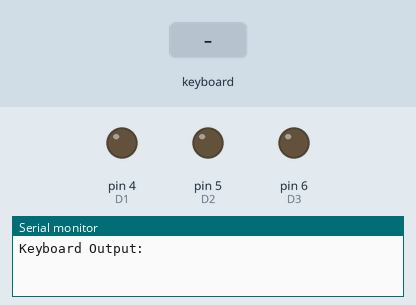
Simulated run of this sketch. Board: Arduino Mega 2560, built with avr-gcc and run on an emulated ATmega2560. On the bench: output pins drawn as LEDs (lit = HIGH), the last lines printed to the serial monitor. The test bench sets the inputs (shaded band). Pins used as bus, display or sensor lines are not drawn.

Above: at 2.2 s.
2.3 s: PS/2 keyboard text "1" received
At 3.3 s:
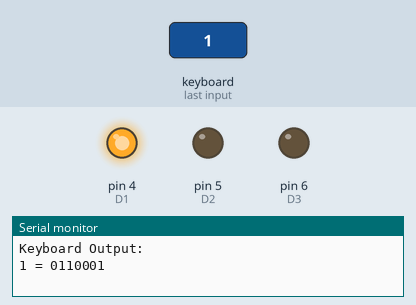
3.8 s: PS/2 keyboard text "2" received
At 4.5 s:
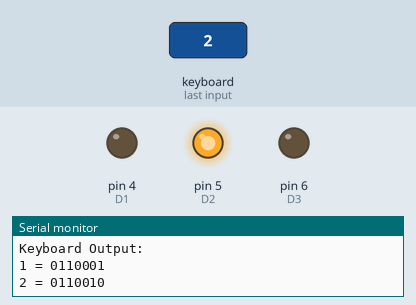
5.3 s: PS/2 keyboard text "0" received
At 5.6 s:
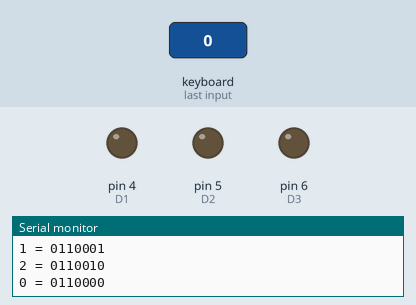
Timing chart, 0 to 8.3 s (numbered marks = the images above; inputs shaded):
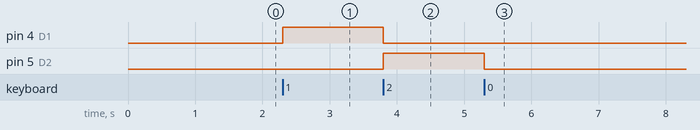

The sketch:

ps2-kb.ino
```cpp
/*MFA PS/2 Keyboard interface
  (c) 2018 Peter Sieg - released under GNU GPL V2

  PS2Keyboard requries both pins specified for begin()

  keyboard.begin(data_pin, irq_pin);

  Valid irq pins:
     Arduino:      2, 3
     Arduino Mega: 2, 3, 18, 19, 20, 21
     Teensy 1.0:   0, 1, 2, 3, 4, 6, 7, 16
     Teensy 2.0:   5, 6, 7, 8
     Teensy++ 1.0: 0, 1, 2, 3, 18, 19, 36, 37
     Teensy++ 2.0: 0, 1, 2, 3, 18, 19, 36, 37
     Sanguino:     2, 10, 11

  for more information you can read the original wiki in arduino.cc
  at http://www.arduino.cc/playground/Main/PS2Keyboard
  or http://www.pjrc.com/teensy/td_libs_PS2Keyboard.html

Attention: Do NOT use the +5V supply from MFA at ASCII plug!
           This seems to not work and might kill your arduino!

*/

#include <PS2Keyboard.h>

const int DataPin = 11;
const int IRQpin =  3;
#define STROBE 2
#define D1 4
#define D2 5
#define D3 6
#define D4 7
#define D5 8
#define D6 9
#define D7 10

PS2Keyboard keyboard;

void setup() {

  // set output pins
  pinMode(D1, OUTPUT);
  digitalWrite(D1, LOW);
  pinMode(D2, OUTPUT);
  digitalWrite(D2, LOW);
  pinMode(D3, OUTPUT);
  digitalWrite(D3, LOW);
  pinMode(D4, OUTPUT);
  digitalWrite(D4, LOW);
  pinMode(D5, OUTPUT);
  digitalWrite(D5, LOW);
  pinMode(D6, OUTPUT);
  digitalWrite(D6, LOW);
  pinMode(D7, OUTPUT);
  digitalWrite(D7, LOW);
  pinMode(STROBE, OUTPUT);
  digitalWrite(STROBE, LOW);

  keyboard.begin(DataPin, IRQpin);
  delay(1000);

  Serial.begin(9600);
  Serial.println("Keyboard Output:");
}

void loop() {
  if (keyboard.available()) {

    // read the next key
    char c = keyboard.read();

    // check for some of the special keys
    /*if (c == PS2_ENTER) {
      Serial.println();
    } else if (c == PS2_TAB) {
      Serial.print("[Tab]");
    } else if (c == PS2_ESC) {
      Serial.print("[ESC]");
    } else if (c == PS2_PAGEDOWN) {
      Serial.print("[PgDn]");
    } else if (c == PS2_PAGEUP) {
      Serial.print("[PgUp]");
    } else if (c == PS2_LEFTARROW) {
      Serial.print("[Left]");
    } else if (c == PS2_RIGHTARROW) {
      Serial.print("[Right]");
    } else if (c == PS2_UPARROW) {
      Serial.print("[Up]");
    } else if (c == PS2_DOWNARROW) {
      Serial.print("[Down]");
    } else if (c == PS2_DELETE) {
      Serial.print("[Del]");
    } else {
    */
    // otherwise, just print all characters

    Serial.print(c); Serial.print(" = ");

    if (c & 64)  Serial.print('1'); else Serial.print('0');
    if (c & 32)  Serial.print('1'); else Serial.print('0');
    if (c & 16)  Serial.print('1'); else Serial.print('0');
    if (c & 8)   Serial.print('1'); else Serial.print('0');
    if (c & 4)   Serial.print('1'); else Serial.print('0');
    if (c & 2)   Serial.print('1'); else Serial.print('0');
    if (c & 1)   Serial.print('1'); else Serial.print('0');
    Serial.println();

    // output to parallel port
    if (c & 64)  digitalWrite(D7, HIGH); else digitalWrite(D7, LOW);
    if (c & 32)  digitalWrite(D6, HIGH); else digitalWrite(D6, LOW);
    if (c & 16)  digitalWrite(D5, HIGH); else digitalWrite(D5, LOW);
    if (c & 8)   digitalWrite(D4, HIGH); else digitalWrite(D4, LOW);
    if (c & 4)   digitalWrite(D3, HIGH); else digitalWrite(D3, LOW);
    if (c & 2)   digitalWrite(D2, HIGH); else digitalWrite(D2, LOW);
    if (c & 1)   digitalWrite(D1, HIGH); else digitalWrite(D1, LOW);

    // Strobe
    delay(30);
    digitalWrite(STROBE, HIGH);
    delay(20);
    digitalWrite(STROBE, LOW);
    delay(50);

    //}
  }
}
```

Measured:
- after the input at 2.3 s, pin 4 (D1): LOW → HIGH at once
- after the input at 3.8 s, pin 4 (D1): HIGH → LOW at once; pin 5 (D2): LOW → HIGH at once
- after the input at 5.3 s, pin 5 (D2): HIGH → LOW at once
